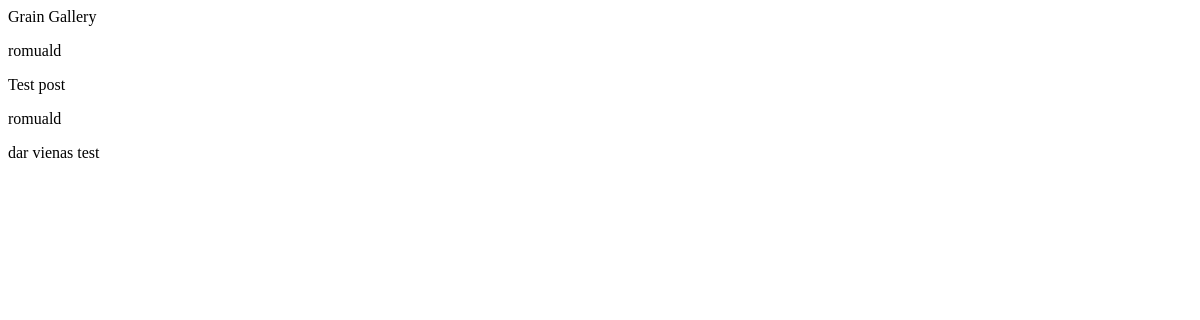
Before: / with the older database file.
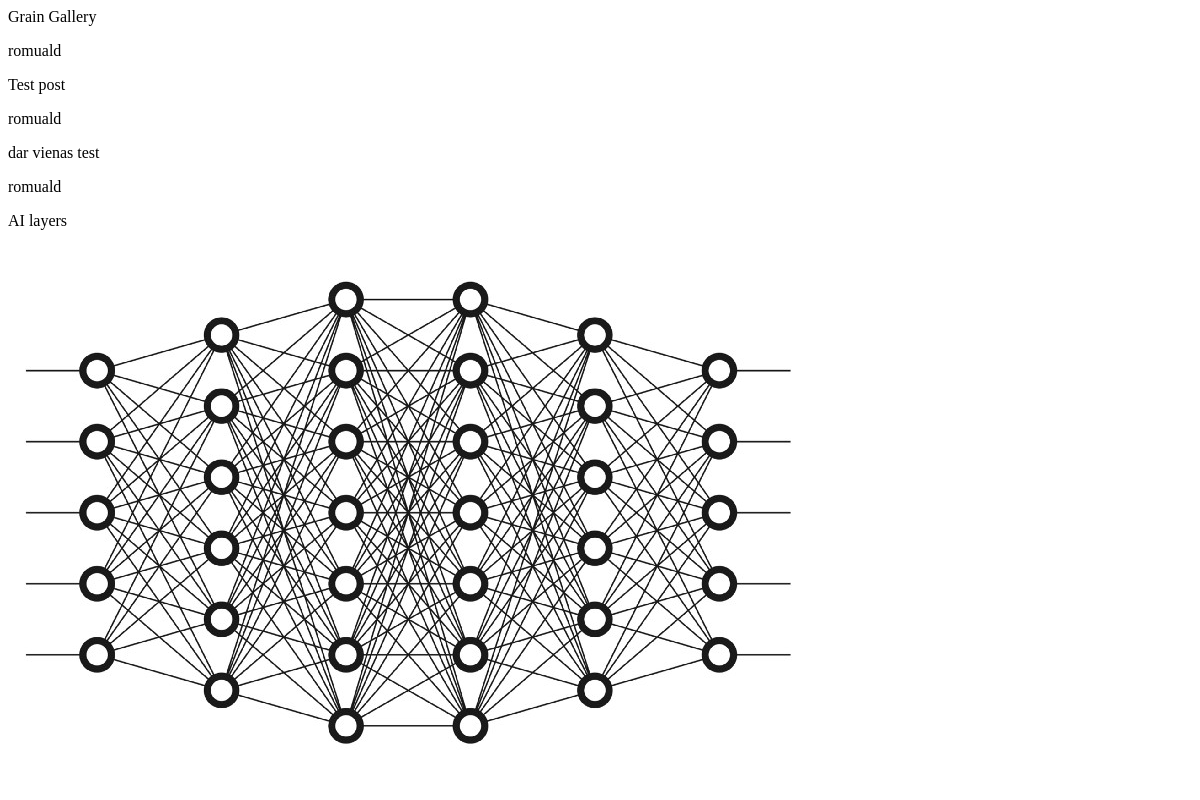
After: the same page with the newer database file.
### posts/models.py (models this page shows, shortened)
class Post(models.Model):
    author = models.ForeignKey('auth.User', on_delete=models.CASCADE)
    image = models.ImageField(blank=True, null=True)
    caption = models.TextField()
    date_created = models.DateTimeField(default=timezone.now)

### posts/views.py (the view)
# urls.py: path('', PostListView.as_view(), name='wall'),
class PostListView(ListView):
    template_name = 'posts/wall.html'
    queryset = Post.objects.all()
    context_object_name = 'posts'

### posts/templates/posts/wall.html (shortened to what this page needs)
{% extends "posts/base.html" %}
{% block content %}
{% for post in posts %}
<p>{{post.author}}</p>
<p>{{post.caption}}</p>
    {% if post.image %}
        <img src="{{post.image.url}}">
    {% endif %}
{% endfor %}
{% endblock %}

### posts/templates/posts/base.html (shortened to what this page needs)
{% load static %}
<!DOCTYPE html>
<html lang="en">
<head>
    <link rel="stylesheet", href="{% static 'css/gallery.css' %}"
    <title>Grain Gallery</title>
</head>
<body>
    {% block content %}
    {% endblock %}
</body>
</html>

### posts/static/css/gallery.css (style rules this page uses)
body { background-color: #ffff; }

Changed rows visible on the page:
added Post: author "romuald", caption "AI layers", image (picture)
